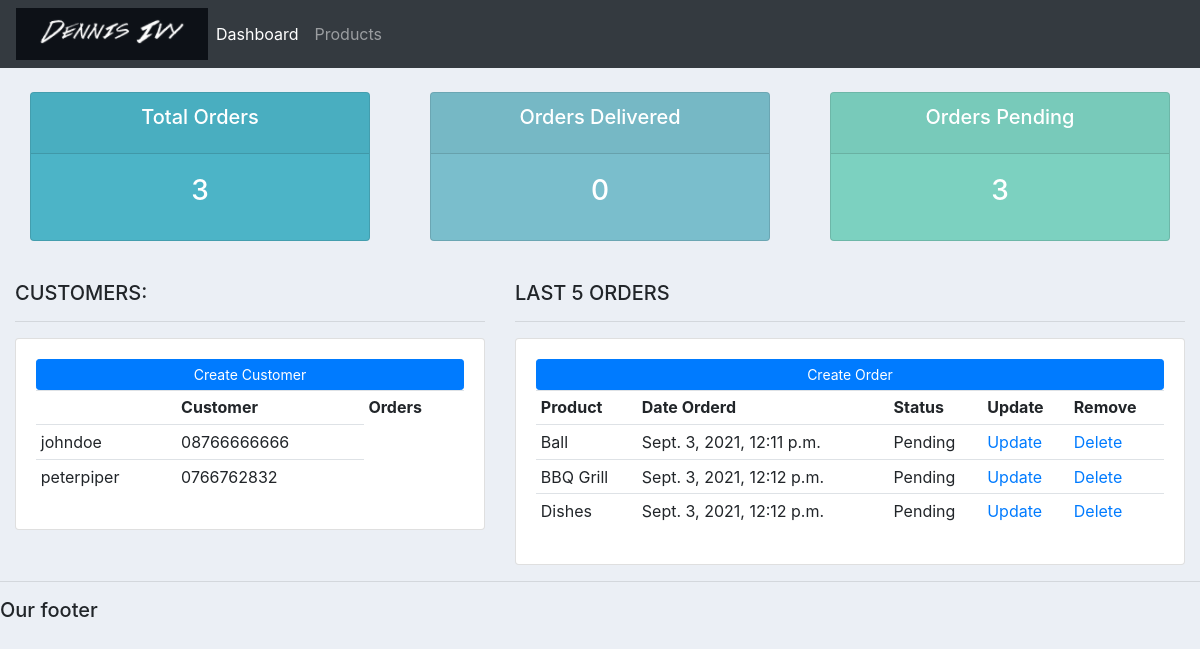
Before: / with the older database file.
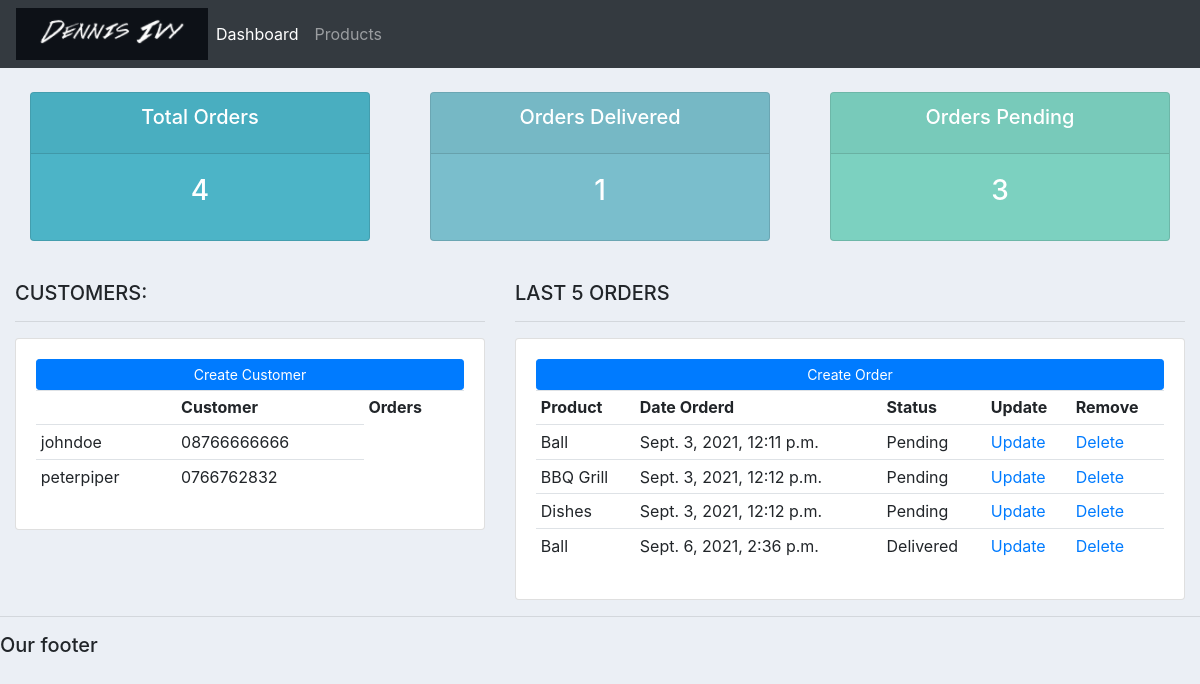
After: the same page with the newer database file.
### accounts/models.py (models this page shows, shortened)
class Customer(models.Model):
    name = models.CharField(max_length=200, null=True)
    phone = models.CharField(max_length=200, null=True)
    email = models.CharField(max_length=200, null=True)
    date_created = models.DateTimeField(auto_now_add=True, null=True)

class Order(models.Model):
    STATUS = (
			('Pending', 'Pending'),
			('Out for delivery', 'Out for delivery'),
			('Delivered', 'Delivered'),
			)
    customer = models.ForeignKey(Customer, null=True, on_delete=models.SET_NULL)
    product = models.ForeignKey(Product, null=True, on_delete=models.SET_NULL)
    date_created = models.DateTimeField(auto_now_add=True, null=True)
    status = models.CharField(max_length=200, null=True, choices=STATUS)

class Product(models.Model):
    CATEGORY = (
			('Indoor', 'Indoor'),
			('Out Door', 'Out Door'),
			)
    name = models.CharField(max_length=200, null=True)
    price = models.FloatField(null=True)
    category = models.CharField(max_length=200, null=True, choices=CATEGORY)
    description = models.CharField(max_length=200, null=True, blank=True)
    date_created = models.DateTimeField(auto_now_add=True, null=True)
    tags = models.ManyToManyField(Tag)
    def __str__(self):
        return self.name

### accounts/views.py (the view)
# urls.py: path("", views.home),
def home(request):
    orders = Order.objects.all()
    customers = Customer.objects.all()
    total_customers = customers.count()
    total_orders = orders.count()
    delivered = orders.filter(status='Delivered').count()
    pending = orders.filter(status='Pending').count()
    context = {'orders':orders, 'customers':customers,
	'total_orders':total_orders,'delivered':delivered,
	'pending':pending}
    return render(request, 'accounts/dashboard.html', context)

### accounts/templates/accounts/dashboard.html
{%  extends 'accounts/main.html' %}
{% block content %}
{%  include 'accounts/status.html' %}
<br>
<div class="row">
	<div class="col-md-5">
		<h5>CUSTOMERS:</h5>
		<hr>
		<div class="card card-body">
			<a class="btn btn-primary  btn-sm btn-block" href="">Create Customer</a>
			<table class="table table-sm">
				<tr>
					<th></th>
					<th>Customer</th>
					<th>Orders</th>
				</tr>
				{%for customer in customers %}
					<tr>
						<td>{{customer.name}}</td>
						<td>{{customer.phone}}</td>
					</tr>
				{% endfor %}
			</table>
		</div>
	</div>
	<div class="col-md-7">
		<h5>LAST 5 ORDERS</h5>
		<hr>
		<div class="card card-body">
			<a class="btn btn-primary  btn-sm btn-block" href="">Create Order</a>
			<table class="table table-sm">
				<tr>
					<th>Product</th>
					<th>Date Orderd</th>
					<th>Status</th>
					<th>Update</th>
					<th>Remove</th>
				</tr>
				{% for order in orders %}
					<tr>
						<td>{{order.product}}</td>
						<td>{{order.date_created}}</td>
						<td>{{order.status}}</td>
						<td><a href = "">Update</a></td>
						<td><a href = "">Delete</a></td>
					</tr>
				{% endfor %}
			</table>
		</div>
	</div>
</div>
{% endblock %}

Changed rows visible on the page:
added Order: product "Ball", date_created "Sept. 6, 2021, 2:36 p.m.", status "Delivered"
Other visible differences:
{{ total_orders }}: "3" → "4"
{{ delivered }}: "0" → "1"
